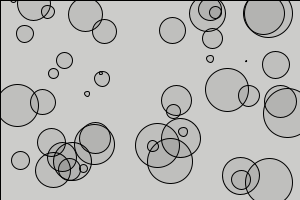
Frame 1 (no input)
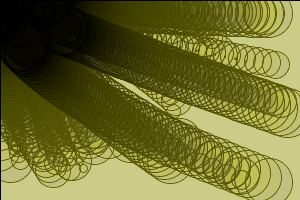
Frame 60 (the mouse pressed at the canvas centre just before this capture)
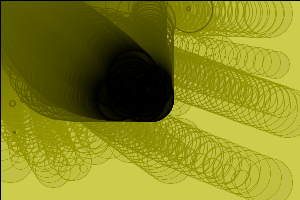
Frame 120 (the mouse held since frame 60 and released just before this capture)

The Processing sketch that drew these frames (run headless with seeded random() and noise(); from frame 60 on, the mouse is pressed at the canvas centre):

// Processing sketch: processing_172993
// ── processing_172993.pde

//cramos un objeto

follower[] f = new follower[50];
 
void setup(){
  size(300,200);
  //instanciamos el objeto en medio de la pantalla, con velocidades 40 y tamaÃ±o 20
  for( int i = 0; i< 50 ; i++ ) {
    f[i] = new follower(random (0,width), random (0,height),random(0,50),random(0,50),i);

  }
  //noStroke();
}
void draw(){
  //fondo con alfa
  fill(255,255,0,2);
  rect(0,0,width,height);
  //ejecutamos el objeto
  for( int i = 0; i< 50 ; i++ ) {
    f[i].run();
  }
}
 
///////////////////////////////////////
///////////////////////////////////////
//Classe follower
class follower{
  //variables
  float myX, myY, vx, vy;
  int sz;
  //constructor
  follower(float _x, float _y, float _vx, float _vy, int _sz){
    myX = _x;
    myY = _y;
    vx = _vx;
    vy = _vy;
    sz = _sz;
  }
  //funciÃ³n run (la que invocamos des del draw)
  void run(){
    update();
    drawing();
  }
  //actualizaciÃ³n (de posiciones, aquÃ)
  void update(){
    //calculamos la distancia entre mouse i bola
    float distanceX = mouseX-myX;
    float distanceY = mouseY-myY;
  
 
    // actualizamos posiciÃ³n a lo tortuga de zenÃ³n
    myX += distanceX/vx;
    myY += distanceY/vy;
  }
 
  //dibujo
  void drawing(){
    fill(0,16);
    ellipse(myX,myY,sz,sz);
  }
 
}
